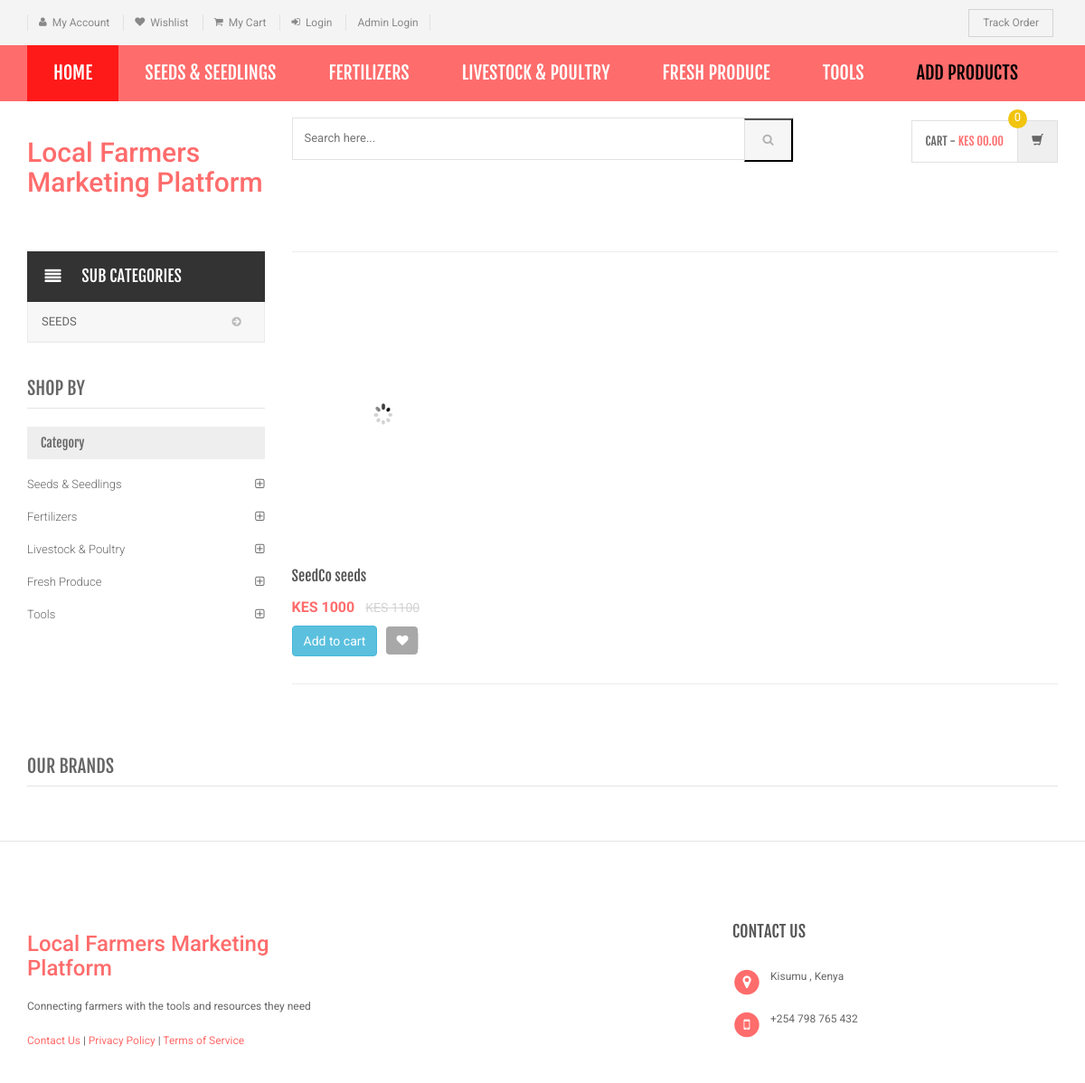
/category.php?cid=3, run on an earlier commit of the app's database.
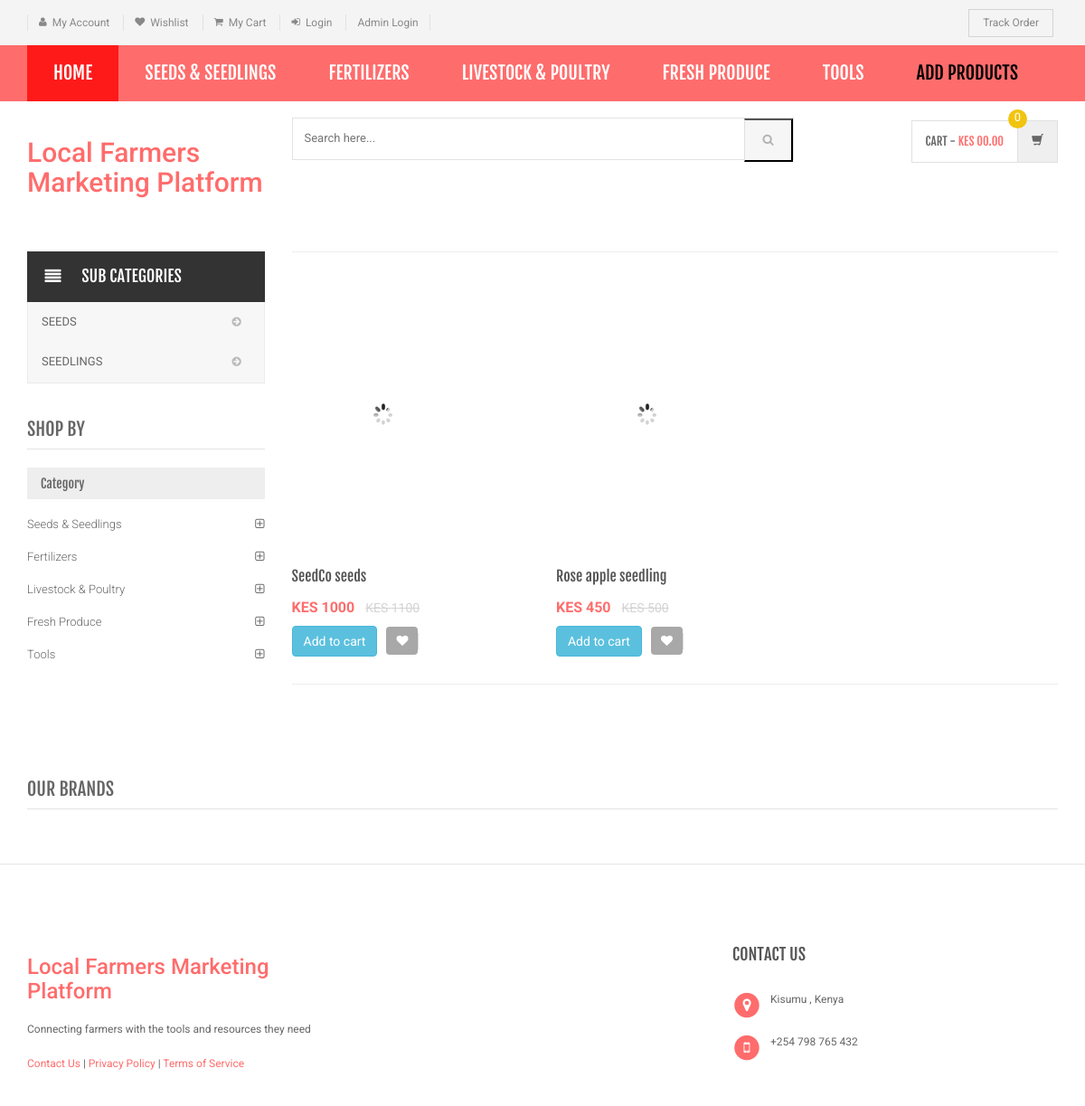
And on a later commit of the database.
### tables this page shows
CREATE TABLE `category` (
  `id` int(11) NOT NULL,
  `categoryName` varchar(255) DEFAULT NULL,
  `categoryDescription` longtext DEFAULT NULL,
  `creationDate` timestamp NOT NULL DEFAULT current_timestamp(),
  `updationDate` varchar(255) DEFAULT NULL
);

CREATE TABLE `subcategory` (
  `id` int(11) NOT NULL,
  `categoryid` int(11) DEFAULT NULL,
  `subcategory` varchar(255) DEFAULT NULL,
  `creationDate` timestamp NULL DEFAULT current_timestamp(),
  `updationDate` varchar(255) DEFAULT NULL
);

CREATE TABLE `products` (
  `id` int(11) NOT NULL,
  `category` int(11) NOT NULL,
  `subCategory` int(11) DEFAULT NULL,
  `productName` varchar(255) DEFAULT NULL,
  `productCompany` varchar(255) DEFAULT NULL,
  `productPrice` int(11) DEFAULT NULL,
  `productPriceBeforeDiscount` int(11) DEFAULT NULL,
  `productDescription` longtext DEFAULT NULL,
  `productImage1` varchar(255) DEFAULT NULL,
  `productImage2` varchar(255) DEFAULT NULL,
  `productImage3` varchar(255) DEFAULT NULL,
  `shippingCharge` int(11) DEFAULT NULL,
  `productAvailability` varchar(255) DEFAULT NULL,
  `postingDate` timestamp NULL DEFAULT current_timestamp(),
  `updationDate` varchar(255) DEFAULT NULL,
  `user_id` int(11) DEFAULT NULL
);

### category.php (the view, shortened to what the changed rows need)
<?php
include('includes/config.php');
$cid=intval($_GET['cid']);
?>
<!DOCTYPE html>
<html lang="en">
	<head>
	    <link rel="stylesheet" href="assets/css/bootstrap.min.css">
	    <link rel="stylesheet" href="assets/css/main.css">
	    <link rel="stylesheet" href="assets/css/red.css">
	    <link rel="stylesheet" href="assets/css/owl.carousel.css">
		<link rel="stylesheet" href="assets/css/owl.transitions.css">
		<link href="assets/css/lightbox.css" rel="stylesheet">
		<link rel="stylesheet" href="assets/css/animate.min.css">
		<link rel="stylesheet" href="assets/css/rateit.css">
		<link rel="stylesheet" href="assets/css/bootstrap-select.min.css">
		<link rel="stylesheet" href="assets/css/config.css">
		<link href="assets/css/green.css" rel="alternate stylesheet" title="Green color">
		<link href="assets/css/blue.css" rel="alternate stylesheet" title="Blue color">
		<link href="assets/css/red.css" rel="alternate stylesheet" title="Red color">
		<link href="assets/css/orange.css" rel="alternate stylesheet" title="Orange color">
		<link href="assets/css/dark-green.css" rel="alternate stylesheet" title="Darkgreen color">
		<link rel="stylesheet" href="assets/css/font-awesome.min.css">
	</head>
    <body class="cnt-home">
<header class="header-style-1">
<?php include('includes/menu-bar.php');?>
<?php include('includes/main-header.php');?>
</header>
<div class="body-content outer-top-xs">
	<div class='container'>
		<div class='row outer-bottom-sm'>
			<div class='col-md-3 sidebar'>
<div class="side-menu animate-dropdown outer-bottom-xs">
<div class="side-menu animate-dropdown outer-bottom-xs">
    <nav class="yamm megamenu-horizontal" role="navigation">
        <ul class="nav">
            <li class="dropdown menu-item">
              <?php $sql=mysqli_query($con,"select id,subcategory  from subcategory where categoryid='$cid'");
while($row=mysqli_fetch_array($sql))
{
    ?>
                <a href="sub-category.php?scid=<?php echo $row['id'];?>" class="dropdown-toggle"><i class=" "></i>
                <?php echo $row['subcategory'];?></a>
                <?php }?>
</li>
</ul>
    </nav>
</div>
</div>
	            <div class="sidebar-module-container">
	            	<div class="sidebar-filter">
<div class="sidebar-widget wow fadeInUp outer-bottom-xs ">
	<div class="sidebar-widget-body m-t-10">
	         <?php $sql=mysqli_query($con,"select id,categoryName  from category");
while($row=mysqli_fetch_array($sql))
{
    ?>
		<div class="accordion">
	    	<div class="accordion-group">
	            <div class="accordion-heading">
	                <a href="category.php?cid=<?php echo $row['id'];?>"  class="accordion-toggle collapsed">
	                   <?php echo $row['categoryName'];?>
	                </a>
	            </div>
	        </div>
	    </div>
	    <?php } ?>
	</div>
</div>
	            	</div>
	            </div>
            </div>
			<div class='col-md-9'>
				<div class="search-result-container">
					<div id="myTabContent" class="tab-content">
						<div class="tab-pane active " id="grid-container">
							<div class="category-product  inner-top-vs">
								<div class="row">
			<?php
$ret=mysqli_query($con,"select * from products where category='$cid'");
$num=mysqli_num_rows($ret);
if($num>0)
{
while ($row=mysqli_fetch_array($ret))
{?>
		<div class="col-sm-6 col-md-4 wow fadeInUp">
			<div class="products">
	<div class="product">
		<div class="product-image">
			<div class="image">
				<a href="product-details.php?pid=<?php echo htmlentities($row['id']);?>"><img  src="assets/images/blank.gif" data-echo="productimages/<?php echo htmlentities($row['id']);?>/<?php echo htmlentities($row['productImage1']);?>" alt="" width="200" height="300"></a>
			</div>
		</div>
		<div class="product-info text-left">
			<h3 class="name"><a href="product-details.php?pid=<?php echo htmlentities($row['id']);?>"><?php echo htmlentities($row['productName']);?></a></h3>
			<div class="product-price">
				<span class="price">
					KES <?php echo htmlentities($row['productPrice']);?>			</span>
										     <span class="price-before-discount">KES <?php echo htmlentities($row['productPriceBeforeDiscount']);?></span>
			</div>
		</div>
					<div class="cart clearfix animate-effect">
				<div class="action">
					<ul class="list-unstyled">
						<li class="add-cart-button btn-group">
								<?php if($row['productAvailability']=='In Stock'){?>
							<a href="category.php?page=product&action=add&id=<?php echo $row['id']; ?>">
							<button class="btn btn-info" type="button">Add to cart</button></a>
								<?php } else {?>
							<div class="action" style="color:red">Out of Stock</div>
					<?php } ?>
						</li>
		                <li class="lnk wishlist">
							<a class="add-to-wishlist" href="category.php?pid=<?php echo htmlentities($row['id'])?>&&action=wishlist" title="Wishlist">
								 <i class="icon fa fa-heart"></i>
							</a>
						</li>
					</ul>
				</div>
			</div>
			</div>
			</div>
		</div>
	  <?php } } else {?>
		<div class="col-sm-6 col-md-4 wow fadeInUp"> <h3>No Product Found</h3>
		</div>
<?php } ?>
										</div>
							</div>
						</div>
				</div>
			</div>
		</div></div>
</div>
</div>
</body>
</html>

### includes/menu-bar.php (shortened to what the changed rows need)
<div class="header-nav animate-dropdown">
    <div class="container">
        <div class="yamm navbar navbar-default" role="navigation">
            <div class="nav-bg-class">
                <div class="navbar-collapse collapse" id="mc-horizontal-menu-collapse">
	<div class="nav-outer">
		<ul class="nav navbar-nav">
              <?php $sql=mysqli_query($con,"select id,categoryName  from category limit 6");
while($row=mysqli_fetch_array($sql))
{
    ?>
			<li class="dropdown yamm">
				<a href="category.php?cid=<?php echo $row['id'];?>"> <?php echo $row['categoryName'];?></a>
			</li>
			<?php } ?>
		</ul>
	</div>
</div>
            </div>
        </div>
    </div>
</div>

What changed in the data, as far as the page shows it:
added subcategory: subcategory "SEEDLINGS"
added products: productName "Rose apple seedling", productPrice "450", productPriceBeforeDiscount "500"
